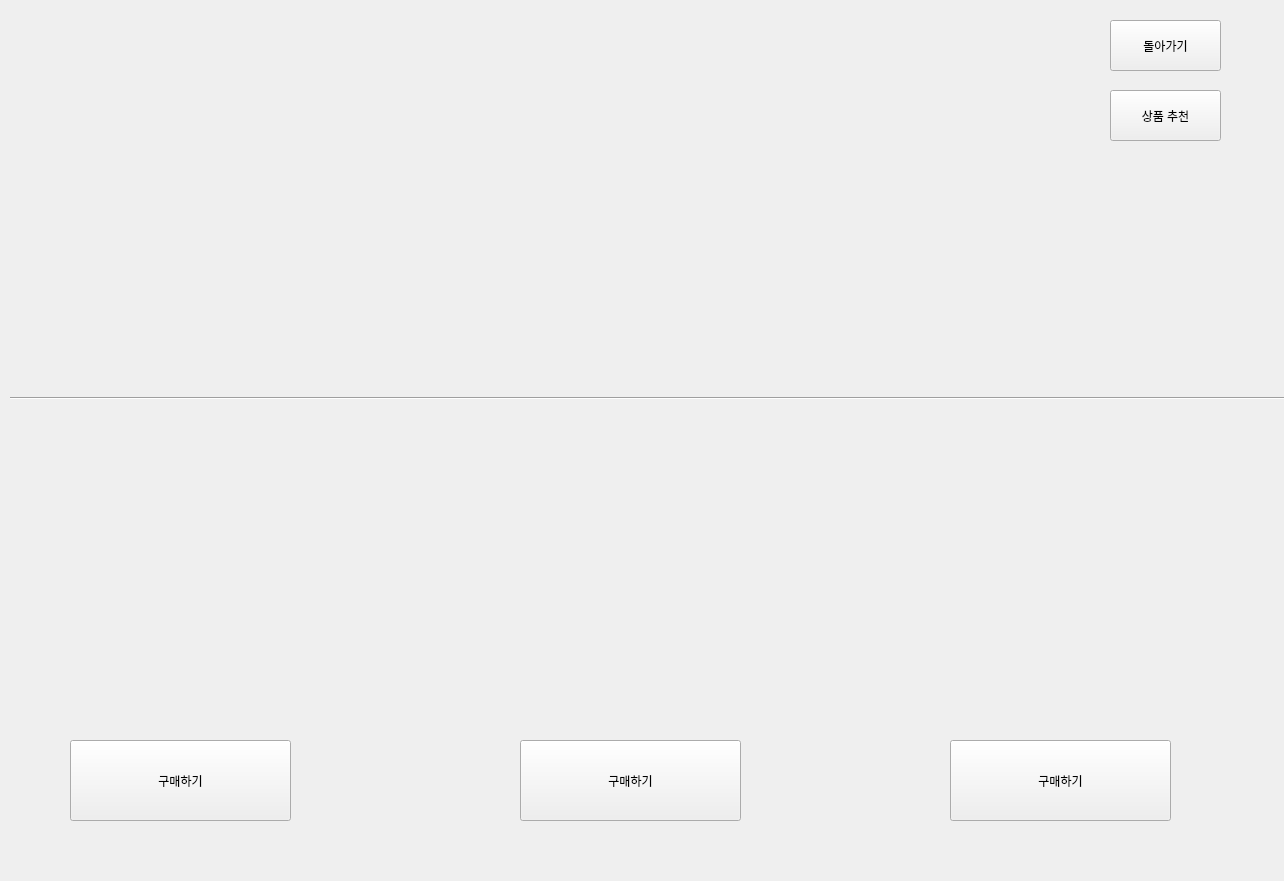
<?xml version="1.0" encoding="UTF-8"?>
<ui version="4.0">
 <class>Form</class>
 <widget class="QWidget" name="Form">
  <property name="geometry">
   <rect>
    <x>0</x>
    <y>0</y>
    <width>1284</width>
    <height>881</height>
   </rect>
  </property>
  <property name="windowTitle">
   <string>Form</string>
  </property>
  <property name="layoutDirection">
   <enum>Qt::LeftToRight</enum>
  </property>
  <widget class="QLabel" name="lbl_img">
   <property name="geometry">
    <rect>
     <x>260</x>
     <y>40</y>
     <width>931</width>
     <height>181</height>
    </rect>
   </property>
   <property name="text">
    <string/>
   </property>
  </widget>
  <widget class="QLabel" name="lbl_ai">
   <property name="geometry">
    <rect>
     <x>60</x>
     <y>230</y>
     <width>1221</width>
     <height>151</height>
    </rect>
   </property>
   <property name="text">
    <string/>
   </property>
  </widget>
  <widget class="Line" name="line">
   <property name="geometry">
    <rect>
     <x>10</x>
     <y>390</y>
     <width>1291</width>
     <height>16</height>
    </rect>
   </property>
   <property name="orientation">
    <enum>Qt::Horizontal</enum>
   </property>
  </widget>
  <widget class="QPushButton" name="btn_buy1">
   <property name="geometry">
    <rect>
     <x>70</x>
     <y>740</y>
     <width>221</width>
     <height>81</height>
    </rect>
   </property>
   <property name="text">
    <string>구매하기</string>
   </property>
  </widget>
  <widget class="QPushButton" name="btn_buy2">
   <property name="geometry">
    <rect>
     <x>520</x>
     <y>740</y>
     <width>221</width>
     <height>81</height>
    </rect>
   </property>
   <property name="text">
    <string>구매하기</string>
   </property>
  </widget>
  <widget class="QPushButton" name="btn_buy3">
   <property name="geometry">
    <rect>
     <x>950</x>
     <y>740</y>
     <width>221</width>
     <height>81</height>
    </rect>
   </property>
   <property name="text">
    <string>구매하기</string>
   </property>
  </widget>
  <widget class="QLabel" name="lbl_pd1">
   <property name="geometry">
    <rect>
     <x>60</x>
     <y>410</y>
     <width>241</width>
     <height>241</height>
    </rect>
   </property>
   <property name="text">
    <string/>
   </property>
  </widget>
  <widget class="QLabel" name="lbl_pd2">
   <property name="geometry">
    <rect>
     <x>510</x>
     <y>410</y>
     <width>241</width>
     <height>241</height>
    </rect>
   </property>
   <property name="text">
    <string/>
   </property>
  </widget>
  <widget class="QLabel" name="lbl_pd3">
   <property name="geometry">
    <rect>
     <x>940</x>
     <y>410</y>
     <width>241</width>
     <height>241</height>
    </rect>
   </property>
   <property name="text">
    <string/>
   </property>
  </widget>
  <widget class="QLabel" name="lbl_pn1">
   <property name="geometry">
    <rect>
     <x>0</x>
     <y>660</y>
     <width>341</width>
     <height>51</height>
    </rect>
   </property>
   <property name="font">
    <font>
     <pointsize>20</pointsize>
    </font>
   </property>
   <property name="text">
    <string/>
   </property>
   <property name="alignment">
    <set>Qt::AlignCenter</set>
   </property>
  </widget>
  <widget class="QLabel" name="lbl_pn2">
   <property name="geometry">
    <rect>
     <x>440</x>
     <y>660</y>
     <width>371</width>
     <height>41</height>
    </rect>
   </property>
   <property name="font">
    <font>
     <pointsize>20</pointsize>
    </font>
   </property>
   <property name="text">
    <string/>
   </property>
   <property name="alignment">
    <set>Qt::AlignCenter</set>
   </property>
  </widget>
  <widget class="QLabel" name="lbl_pn3">
   <property name="geometry">
    <rect>
     <x>860</x>
     <y>660</y>
     <width>361</width>
     <height>41</height>
    </rect>
   </property>
   <property name="font">
    <font>
     <pointsize>20</pointsize>
    </font>
   </property>
   <property name="text">
    <string/>
   </property>
   <property name="alignment">
    <set>Qt::AlignCenter</set>
   </property>
  </widget>
  <widget class="QPushButton" name="btn_back">
   <property name="geometry">
    <rect>
     <x>1110</x>
     <y>20</y>
     <width>111</width>
     <height>51</height>
    </rect>
   </property>
   <property name="text">
    <string>돌아가기</string>
   </property>
  </widget>
  <widget class="QPushButton" name="btn_more">
   <property name="geometry">
    <rect>
     <x>1110</x>
     <y>90</y>
     <width>111</width>
     <height>51</height>
    </rect>
   </property>
   <property name="text">
    <string>상품 추천</string>
   </property>
  </widget>
 </widget>
 <resources/>
 <connections/>
</ui>
